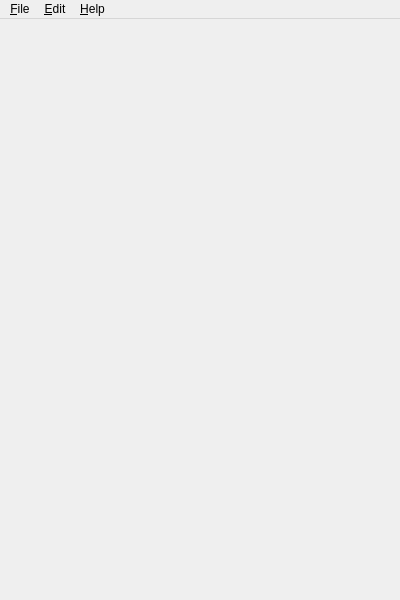
<?xml version="1.0" encoding="UTF-8"?>
<ui version="4.0">
 <class>mvd::MainWindow</class>
 <widget class="QMainWindow" name="mvd::MainWindow">
  <property name="geometry">
   <rect>
    <x>0</x>
    <y>0</y>
    <width>400</width>
    <height>600</height>
   </rect>
  </property>
  <property name="windowTitle">
   <string>Main window</string>
  </property>
  <property name="locale">
   <locale language="C" country="AnyCountry"/>
  </property>
  <widget class="QWidget" name="m_CentralWidget"/>
  <widget class="QMenuBar" name="m_MenuBar">
   <property name="geometry">
    <rect>
     <x>0</x>
     <y>0</y>
     <width>400</width>
     <height>27</height>
    </rect>
   </property>
   <widget class="QMenu" name="menu_File">
    <property name="title">
     <string>&amp;File</string>
    </property>
    <addaction name="separator"/>
    <addaction name="action_Quit"/>
   </widget>
   <widget class="QMenu" name="menu_Help">
    <property name="title">
     <string>&amp;Help</string>
    </property>
    <addaction name="action_About"/>
   </widget>
   <widget class="QMenu" name="menu_Edit">
    <property name="title">
     <string>&amp;Edit</string>
    </property>
    <addaction name="action_Preferences"/>
   </widget>
   <addaction name="menu_File"/>
   <addaction name="menu_Edit"/>
   <addaction name="menu_Help"/>
  </widget>
  <action name="action_Quit">
   <property name="text">
    <string>&amp;Quit</string>
   </property>
   <property name="toolTip">
    <string>Quit application.</string>
   </property>
   <property name="shortcut">
    <string>Ctrl+Q</string>
   </property>
  </action>
  <action name="action_ImportImage">
   <property name="enabled">
    <bool>true</bool>
   </property>
   <property name="icon">
    <iconset resource="maplaMainWindow.qrc">
     <normaloff>:/icons/action_Open_Icon</normaloff>:/icons/action_Open_Icon</iconset>
   </property>
   <property name="text">
    <string>&amp;Import image...</string>
   </property>
   <property name="iconText">
    <string>Import image...</string>
   </property>
   <property name="toolTip">
    <string>Import image-file.</string>
   </property>
   <property name="shortcut">
    <string>Ctrl+O</string>
   </property>
  </action>
  <action name="action_About">
   <property name="text">
    <string>&amp;About...</string>
   </property>
   <property name="iconText">
    <string>About...</string>
   </property>
   <property name="toolTip">
    <string>About...</string>
   </property>
  </action>
  <action name="action_Preferences">
   <property name="enabled">
    <bool>false</bool>
   </property>
   <property name="text">
    <string>Prefere&amp;nces</string>
   </property>
  </action>
 </widget>
 <resources>
  <include location="maplaMainWindow.qrc"/>
 </resources>
 <connections/>
</ui>
